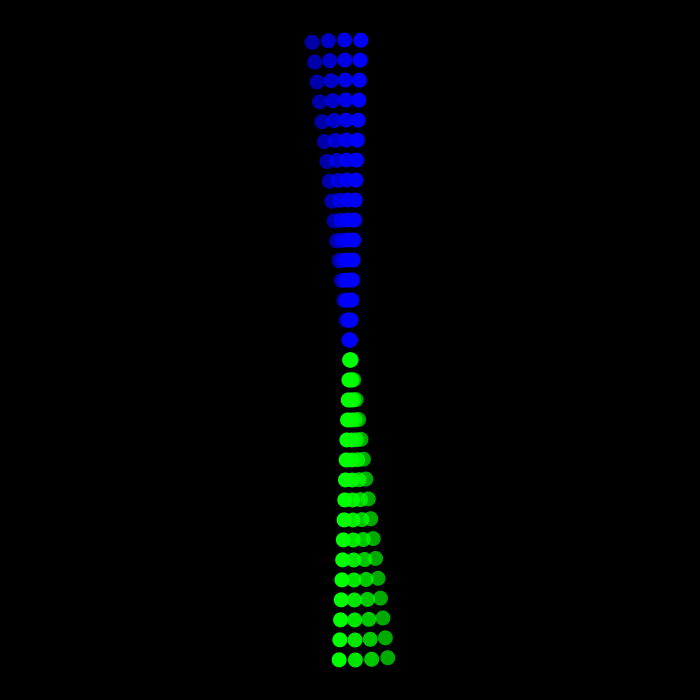
Frame 1 (no input)
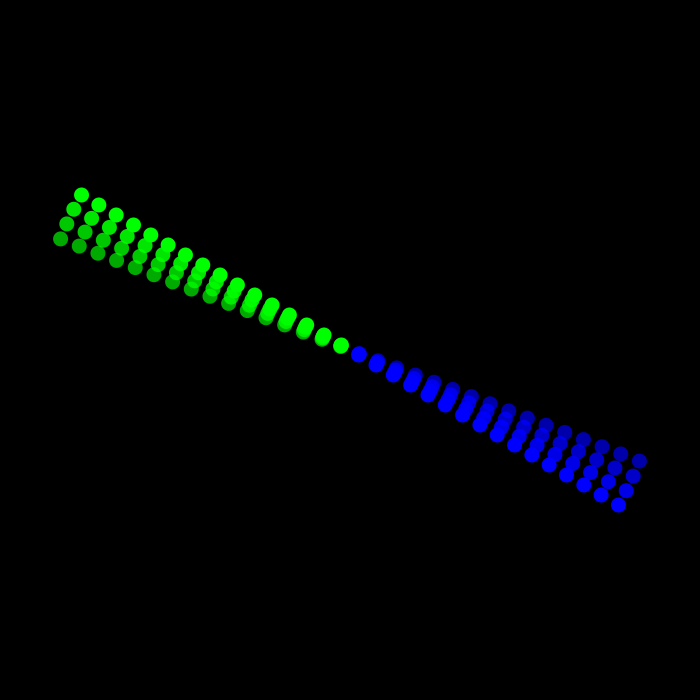
Frame 60 (the mouse pressed at the canvas centre just before this capture)
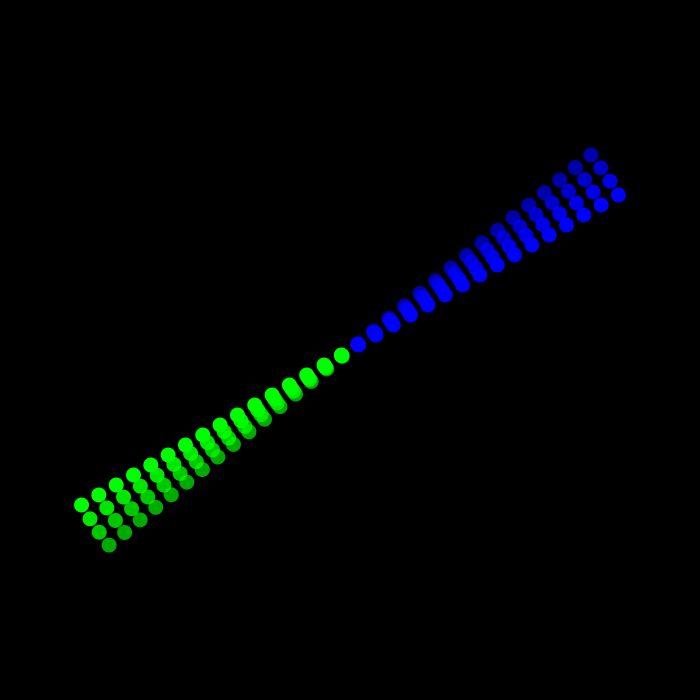
Frame 120 (the mouse held since frame 60 and released just before this capture)

The Processing sketch that drew these frames (run headless with seeded random() and noise(); from frame 60 on, the mouse is pressed at the canvas centre):

// Processing sketch: Simulador
// ── Simulador.pde
/* Prova Git Hub */
float rotation=0;
boolean change = false;



void setup() {
  size(700, 700);
  smooth();
}

void draw() {
  background(0,0,0);
  
  rotation += 2;
  stroke(1);
  translate(350, 350);
  rotate(radians(rotation));
  
  if (rotation == 180){
     change = true;
  }
  
  if (rotation == 360){
     rotation = 0;
     change = false;
  }
  
  
  
  println(nf(rotation, 0, 2));
  //fill(255,0,0);
  noStroke();
  
  //Superiors
  if(change){
    fill(0,255,0, 255);
  }else{
    fill(0,0,255, 255);
  }
  
  for(int i = -10; i >= -310; i -= 20){
    ellipse(0, i, 15, 15);
  }
  
  //Inferiors
  if(change){
    fill(0,0,255, 255);
  }else{
    fill(0,255,0, 255);
  }
  for(int i = 10; i <= 310; i += 20){
    ellipse(0, i, 15, 15);
  }
  
/********************/  
 rotate(radians(-3));
//Superiors
  if(change){
    fill(0,255,0, 230);
  }else{
    fill(0,0,255, 230);
  }
  
  for(int i = -10; i >= -310; i -= 20){
    ellipse(0, i, 15, 15);
  }
  
  //Inferiors
  if(change){
    fill(0,0,255, 230);
  }else{
    fill(0,255,0, 230);
  }
  for(int i = 10; i <= 310; i += 20){
    ellipse(0, i, 15, 15);
  }

/********************/  
 rotate(radians(-3));
//Superiors
  if(change){
    fill(0,255,0, 200);
  }else{
    fill(0,0,255, 200);
  }
  
  for(int i = -10; i >= -310; i -= 20){
    ellipse(0, i, 15, 15);
  }
  
  //Inferiors
  if(change){
    fill(0,0,255, 200);
  }else{
    fill(0,255,0, 200);
  }
  for(int i = 10; i <= 310; i += 20){
    ellipse(0, i, 15, 15);
  }
  
  
/********************/  
 rotate(radians(-3));
//Superiors
  if(change){
    fill(0,255,0, 170);
  }else{
    fill(0,0,255, 170);
  }
  
  for(int i = -10; i >= -310; i -= 20){
    ellipse(0, i, 15, 15);
  }
  
  //Inferiors
  if(change){
    fill(0,0,255, 170);
  }else{
    fill(0,255,0, 170);
  }
  for(int i = 10; i <= 310; i += 20){
    ellipse(0, i, 15, 15);
  }
  
  
}
